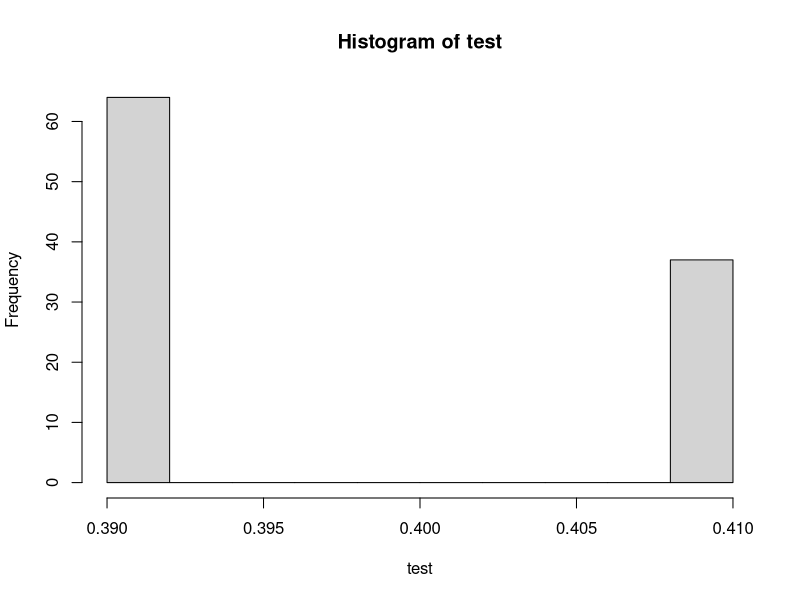
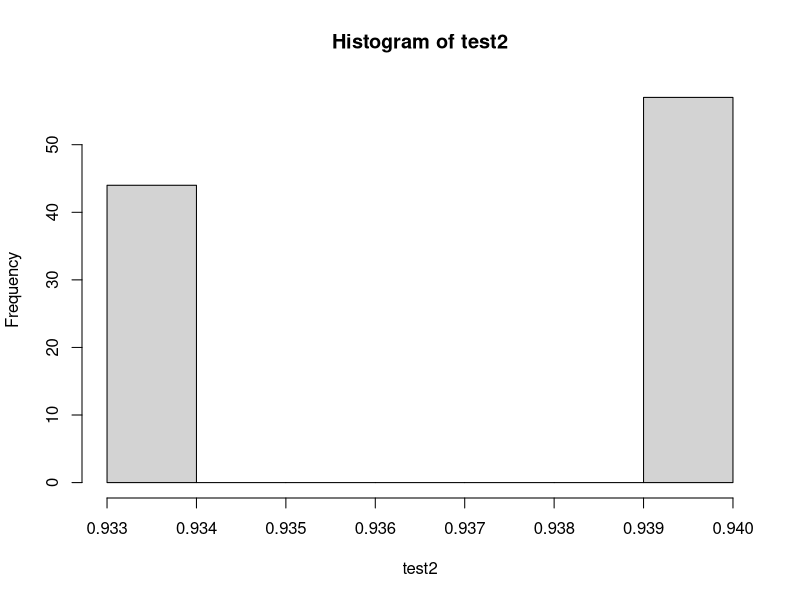
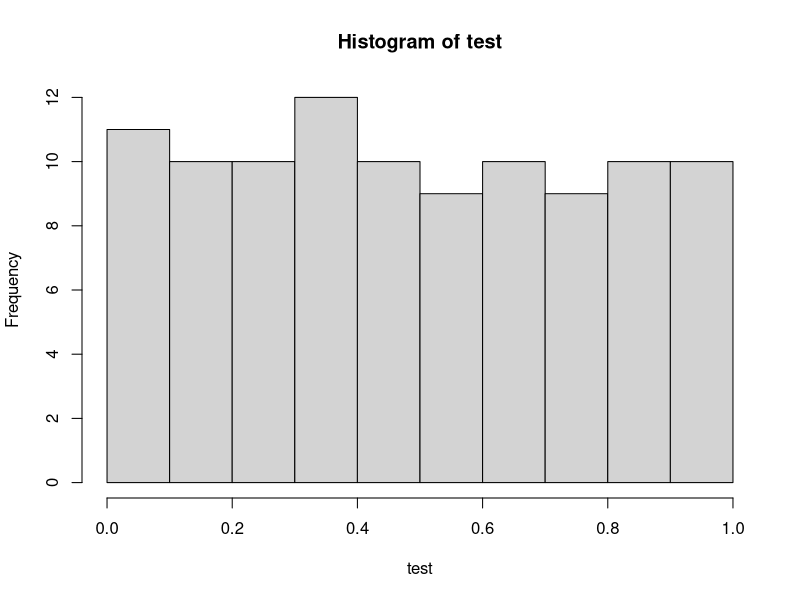
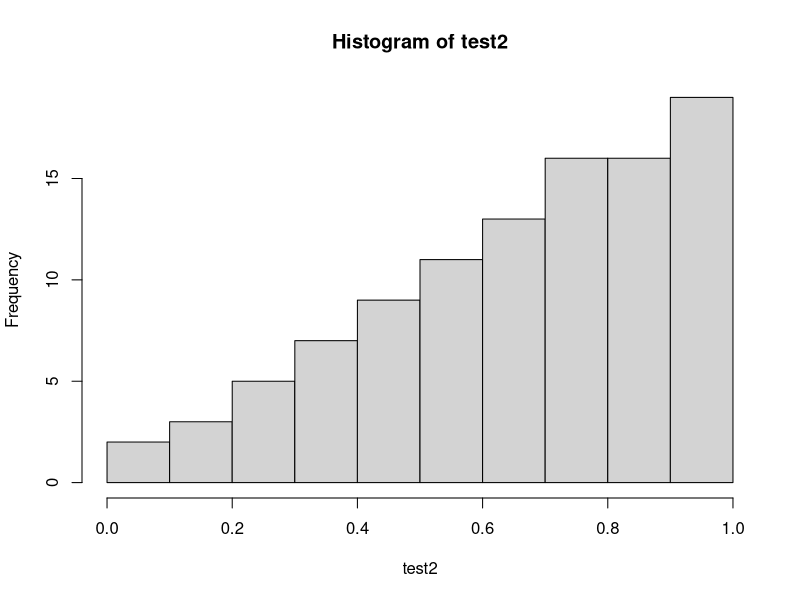
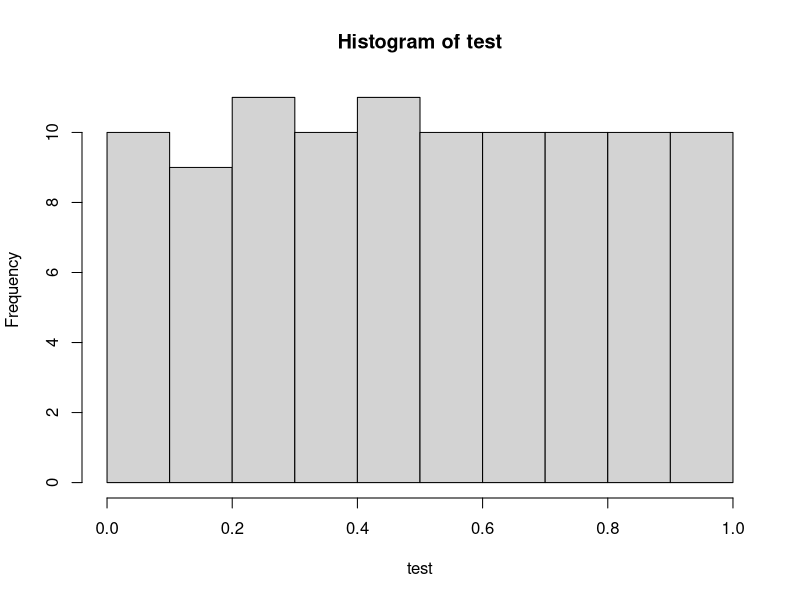
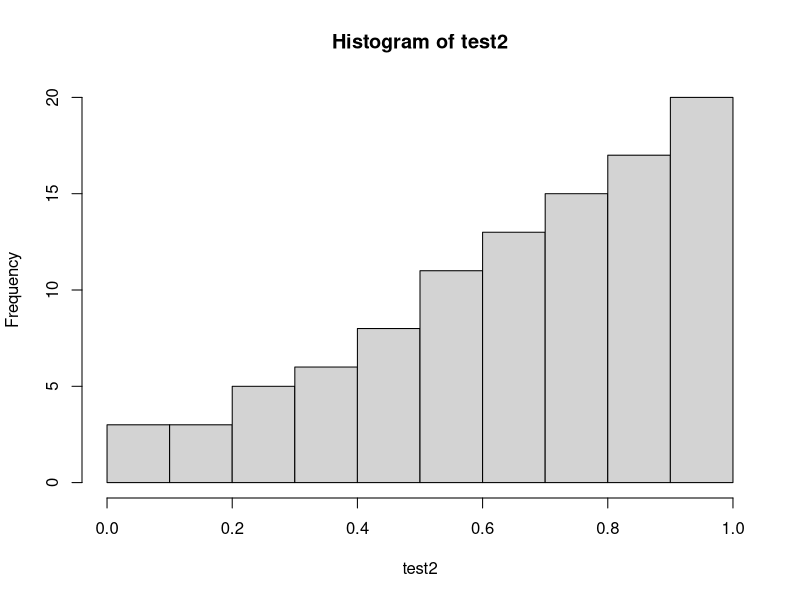
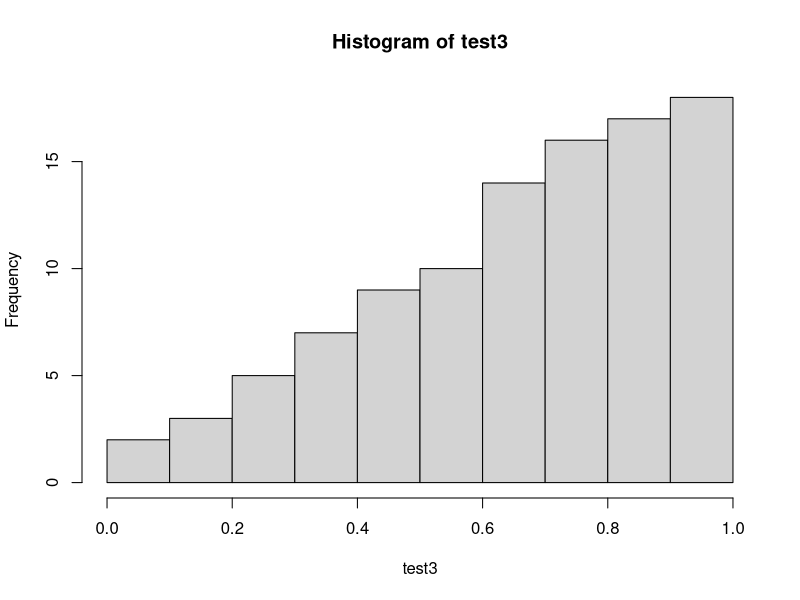
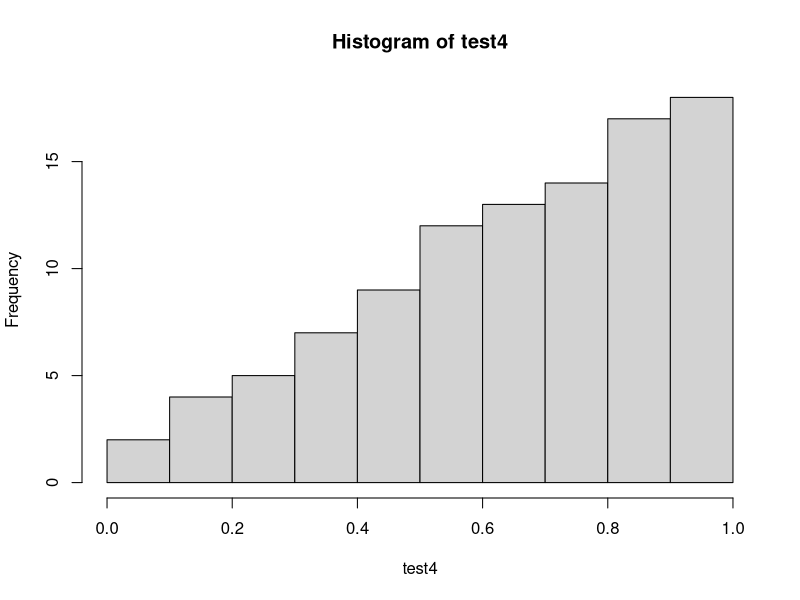

Here is the R script that generated these plots, in order:
## ---- chunk 1
set.seed(100)
x <- seq(0,1,0.01)

# choices of selection strategy
moran <- function(s,f) exp(s*f)/(sum(exp(s*f)))
moran.inverse <- function(s,f) 1 - exp(s*(-f))/sum(exp(s*(-f)))

# n: number of agents, x: genotype, sd: standard deviation strategy, s: selection strength
# m: mutation rate, strategy: moran or inverse moran

selection <- function(n, N, x, s, m, strategy) {
  # original genotype
  base <- x

  for (i in 1:N){
    # phenotype based on Gaussian distribution
    phenotype <- rnorm(n, mean = x, sd = 1 - x)
    
    # fitness of population based on phenotype
    fitness <- -abs(phenotype)
    
    if (strategy) {
     repro <- moran(s,fitness)
    } else {
     repro <- moran.inverse(s,fitness)
    }
  
    # mutation
    # mutation <- sample(c(1,NA), 1, prob = c(m,1-m))
    # if(!is.null(mutation)) {
    #   x[sample(n,1)] <- sample(base,1)
    # }

    # replacing of agent
    dead.person <- sample(n, 1)
    
    if (runif(1) < m) { # mutation happens
      x[dead.person] <- runif(1) # replace with random strategy
    } else { # selection happens
      new.person <- sample(n, 1, prob = repro)
      x[dead.person] <- x[new.person]
    }
    
    # if (dead.person != new.person){
    #   x[dead.person] <- x[new.person]
    # } 
    
  }
  
  return(x)
}

## ---- chunk 2
x <- seq(0,1,0.01)
test <- selection(length(x), 10000, x, 100, .001, TRUE)
test2 <- selection(length(x), 10000, x, 100, .001, FALSE)

hist(test)
hist(test2)
## ---- chunk 3
x <- seq(0,1,0.01)
test <- selection(length(x), x, 1-x, 10, 0.05, 1)
test2 <- selection(length(x), x, sqrt(1-x), 1, 0.05, 1)

hist(test)
hist(test2)
## ---- chunk 4
x <- seq(0,1,0.01)
test <- selection(length(x), x, 1-x, 1, 0.05, 1)
test2 <- selection(length(x), x, sqrt(1-x), 0.75, 0.05, 1)
test3 <- selection(length(x), x, sqrt(1-x), 0.5, 0.05, 1)
test4 <- selection(length(x), x, sqrt(1-x), 0.25, 0.05, 1)

hist(test)
hist(test2)
hist(test3)
hist(test4)
